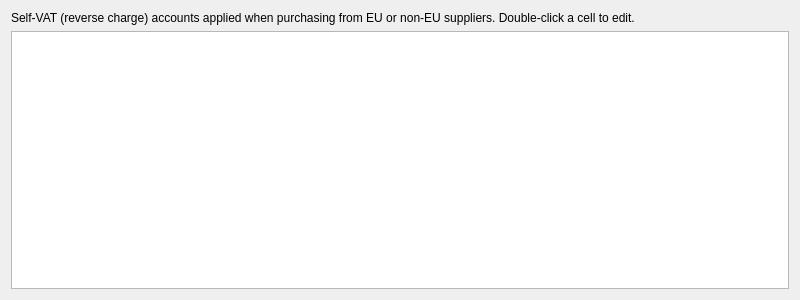
<?xml version="1.0" encoding="UTF-8"?>
<ui version="4.0">
 <class>PaneSettingsSelfVatAccounts</class>
 <widget class="QWidget" name="PaneSettingsSelfVatAccounts">
  <property name="geometry">
   <rect>
    <x>0</x>
    <y>0</y>
    <width>800</width>
    <height>300</height>
   </rect>
  </property>
  <property name="windowTitle">
   <string>Form</string>
  </property>
  <layout class="QVBoxLayout" name="verticalLayout">
   <item>
    <widget class="QLabel" name="labelDescription">
     <property name="text">
      <string>Self-VAT (reverse charge) accounts applied when purchasing from EU or non-EU suppliers. Double-click a cell to edit.</string>
     </property>
     <property name="wordWrap">
      <bool>true</bool>
     </property>
    </widget>
   </item>
   <item>
    <widget class="QTableView" name="tableAccounts"/>
   </item>
  </layout>
 </widget>
 <resources/>
 <connections/>
</ui>
